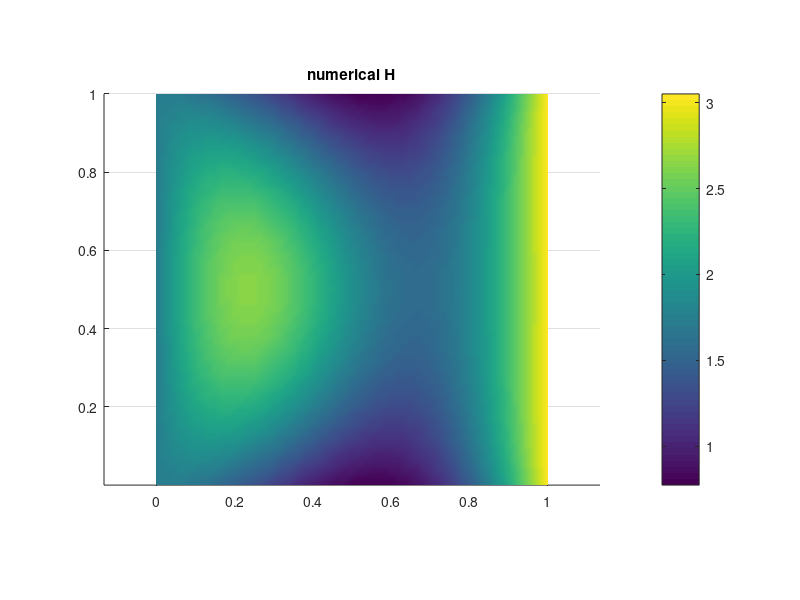
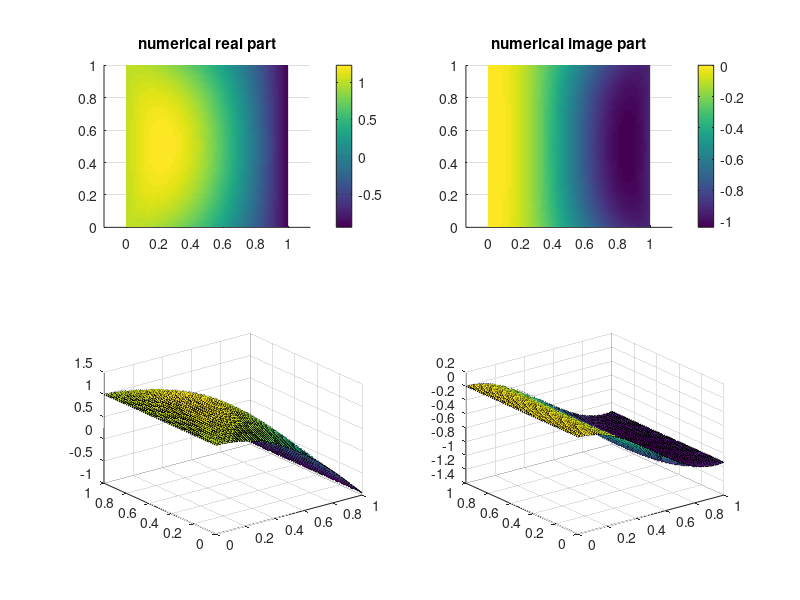

These charts were generated, in order, by the following MATLAB code:
function [U, H, L1, f1] = Helmholtz_Ku2D_FEM
% Usage:Solve Helmholtz Equation in 2-D square S = [0,1]X[0,1].
% \Delta u + k^2 *u + i*k*\sigma u = 0  in S
% u = f on boundary.   on \partial S
% input: 
%   k: wave number, can be complex number, if k bigger, the coefficient  
%      matrix will be ill-conditioned;
%   m,n : nodes on the sides.
%set up mesh. 
% This function will generate the complex symmetric linear systems 
%                 A * x = b,  (i.e, A ---> L1, b ---> f1 )
% A is a complex symmetric matix;
% ---------------------------------------------------------------
%	Helmholtz Equation.
%	
%	Author: Yimin Zhong
%	Last Modified Date: July 5th, 2012
%	Version: 0.0.2
%	Platform: matlab 2009b
% --------------------------------------------------------------
% Copyright by (modified) 
% Mr. Xian-Ming Gu, who works as a PhD student in School of Mathematical
% Sciences, University of Electronic Science and Technology of China 
% (UESTC). From 1 August, 2014 to 1 Augest, 2016, He also work in the 
% Johann Bernoulli Institute for Mathematics and Computer Science (JBI), 
% University of Groningen (RUG). Prof. Ting-Zhu Huang (UESTC) and Dr. Bruno
% Carpentieri (RUG) are Xian-Ming's supervisor for PhD program.
% --------------------------------------------------------------------
% Email: guxianming@live.cn
% URL: https://github.com/Hsien-Ming-Ku
% Date: 28-4-2016, 16:47 (The Netherlands)
% ---------------------------------------------------------
k = 3;
m = 61;
n = 61;

[x,y] = ndgrid((0:(m-1))/(m-1),(0:(n-1))/(n-1)); 
p = [x(:),y(:)];
t = [1,2,m+2; 1,m+2,m+1]; 
t = kron(t,ones(m-1,1))+kron(ones(size(t)),(0:m-2)');
t = kron(t,ones(n-1,1))+kron(ones(size(t)),(0:n-2)'*m); 
b = [1:m,m+1:m:m*n,2*m:m:m*n,m*n-m+2:m*n-1]; 
% b = numbers of all 2m+2n **boundary nodes** preparing for U(b)=0

N = size(p,1);T=size(t,1); % number of nodes, number of triangles
K = sparse(N,N); % zero matrix in sparse format: zeros(N) would be "dense"
F = zeros(N,1); % load vector F to hold integrals of phi's times load f(x,y)
M = sparse(N,N);% mass matrix
U = zeros(N,1);%numerical solution
V = zeros(N,1);
h = min(1/(n-1),1/(m-1)); %mesh size
%sigma
% sigma=0.12*((p(:,1)-0.25).^2+(p(:,2)-0.5).^2<0.01)+0.08*((p(:,1)<0.75).*(p(:,1)>0.5).*(p(:,2)<0.75).*(p(:,2)>0.25))+...
%     0.04*(1-((p(:,1)-0.25).^2+(p(:,2)-0.5).^2<0.01)).*(1-((p(:,1)<0.75).*(p(:,1)>0.5).*(p(:,2)<0.75).*(p(:,2)>0.25)));
sigma = sqrt(3)*ones(N,1);
%construct mass matrix and stiff matrix
for e = 1: T  
  nodes = t(e,:); 
  Pe = [ones(3,1), p(nodes,:)]; 
  Area = abs(det(Pe))/2;
  C = inv(Pe); 
  grad = C(2:3,:);  Ke = Area*(grad'*grad); 
  Me = Area*(1/12)*[[2 1 1];[1 2 1 ];[1 1 2]];
  K(nodes,nodes) = K(nodes,nodes)+Ke; 
  M(nodes,nodes) = M(nodes,nodes)+Me;
end   
%Set up boundary condition
 U(b) = 0.5*exp(1i*(sqrt(5)+1i).*p(b,1,:))+0.5*exp(-1i*(sqrt(5)+1i).*p(b,1,:));
 i = sqrt(-1);
 F = -(K - k^2*M - i*k*diag(sigma)*M)*U;
 freenodes = setdiff(1:N,b); 
 L1 = K(freenodes,freenodes) - k^2*M(freenodes,freenodes) - ...
     i*k*diag(sigma(freenodes))*M(freenodes,freenodes);
 
 f1 = F(freenodes);
 
 [U(freenodes),~] = gmres(L1,f1,30,1e-9);
 H = sigma(:).*U.*conj(U);

 
figure(1)
trisurf(t,p(:,1),p(:,2),0*p(:,1),real(H),'edgecolor','none','facecolor','interp');
view(2),axis equal;colorbar,title('numerical H')
disp('error:');
U_true = 0.5*exp(1i*(sqrt(5)+1i).*p(:,1))+0.5*exp(-1i*(sqrt(5)+1i).*p(:,1));
disp(norm(U-U_true)/norm(U_true));
figure(2)
subplot(2,2,1);
trisurf(t,p(:,1),p(:,2),0*p(:,1),real(U),'edgecolor','none','facecolor','interp');
view(2),axis equal;colorbar,title('numerical real part')
subplot(2,2,2);
trisurf(t,p(:,1),p(:,2),0*p(:,1),imag(U),'edgecolor','none','facecolor','interp');
view(2),axis equal;colorbar,title('numerical image part')
subplot(2,2,3);
trisurf(t,p(:,1),p(:,2),real(U));
subplot(2,2,4);
trisurf(t,p(:,1),p(:,2),imag(U));